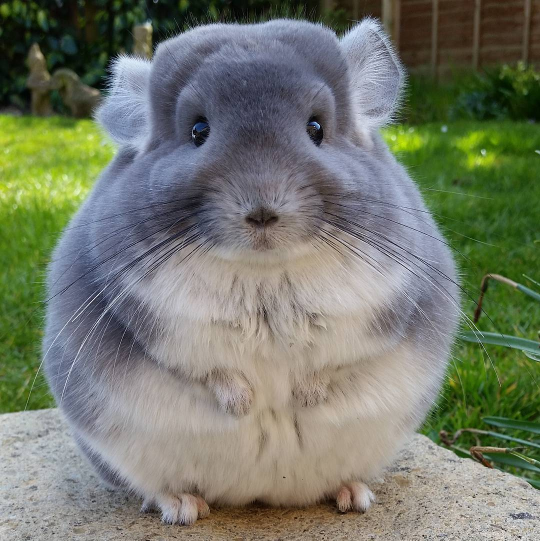
#> input picture pillow/images/chinchilla.jpg, 1080 x 1081 px (shown at 1/2 size)
$ python paste.py
#> lines starting #> are read from the running program, lines starting #| are printed output that depends on the picture
#!/usr/bin/env python3
from PIL import Image

try:
    img = Image.open("images/chinchilla.jpg")
#> img is the input picture: PIL image 1080x1081 RGB; mean R, G, B 116.3, 121.5, 107.1
    copy = img.resize( (200, 200) )  # Duplicamos la imagen y le cambiamos el tamaño
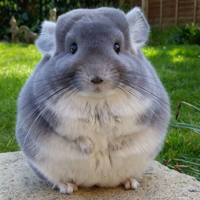
#> copy: PIL image 200x200 RGB; mean R, G, B 116.3, 121.5, 107.1

    img.paste(copy, (100, 100) ) # Pagamos la imagen pequeña dentro de la original, coordenadas
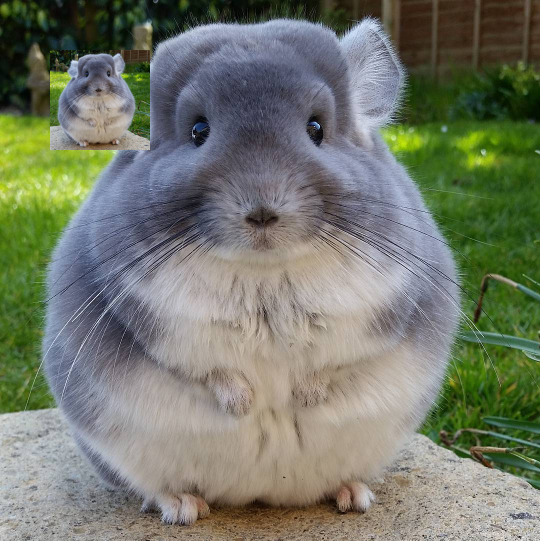
#> img: PIL image 1080x1081 RGB (shown at 1/2 size); mean R, G, B 116.6, 121.5, 107.1

    img.show()
except IOError:
    print("No es posible abrir la imagen")
